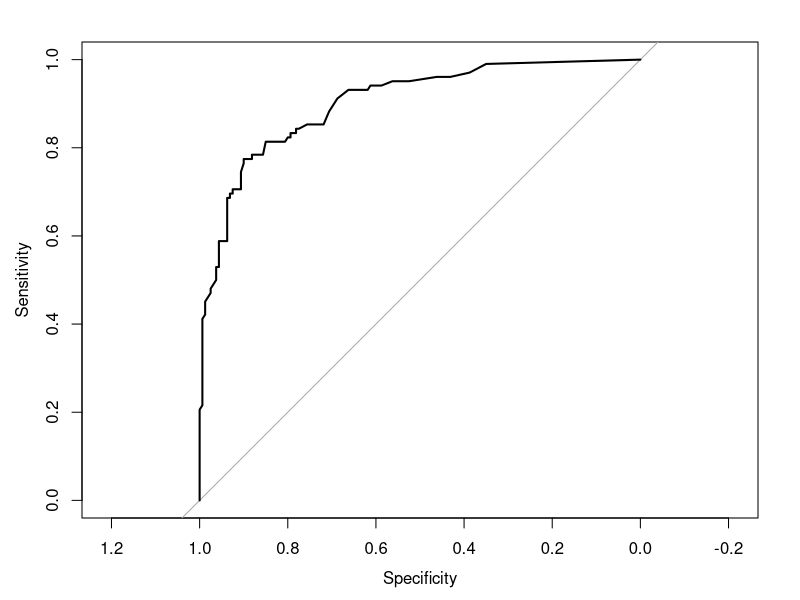
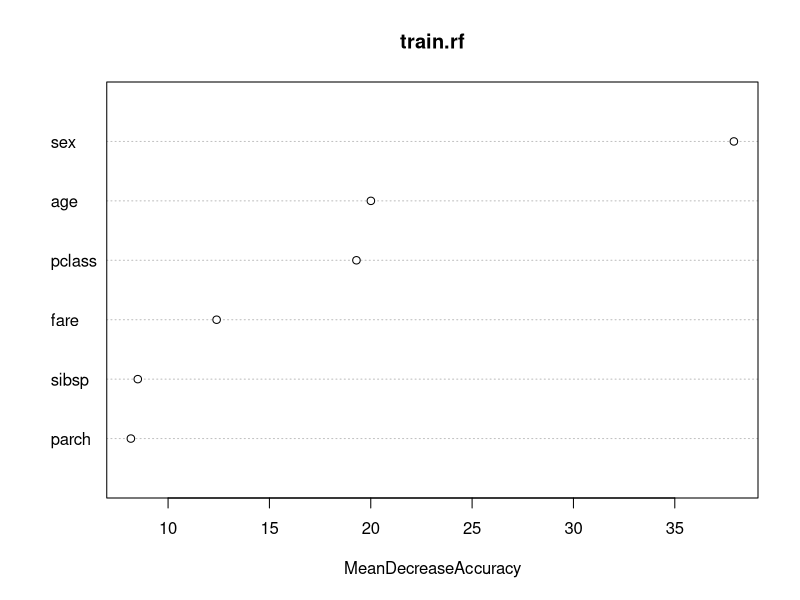
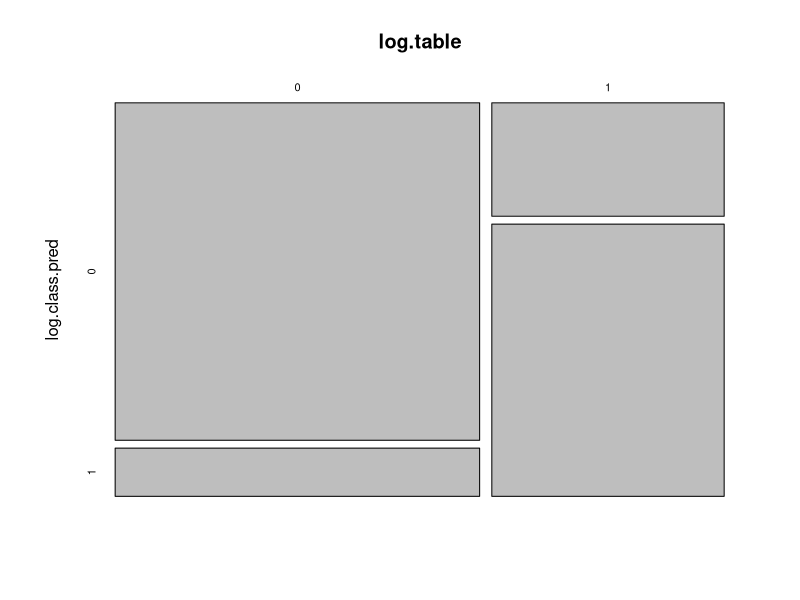
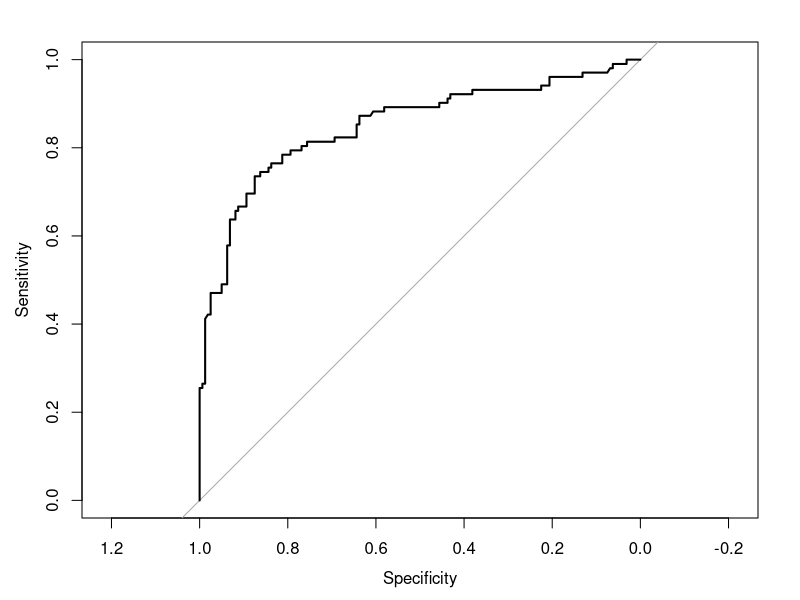
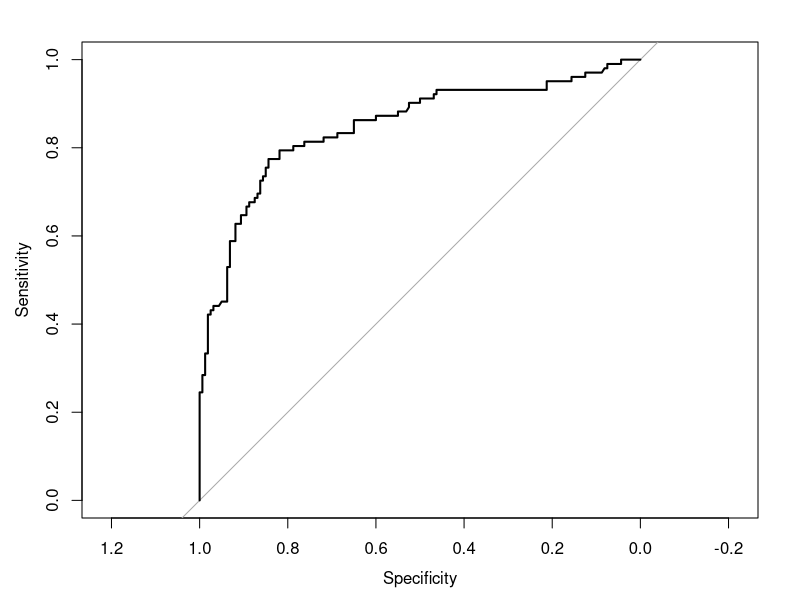
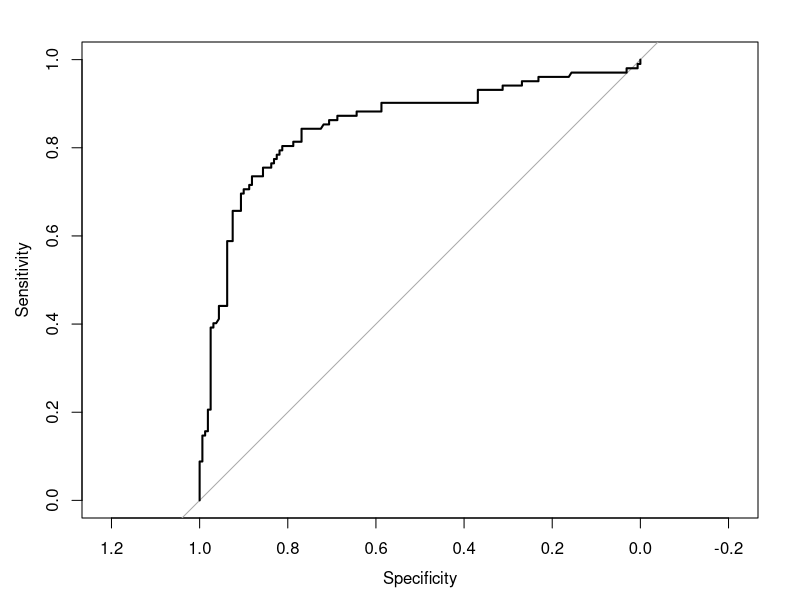

These charts were generated, in order, by the following R code:
## ---- chunk 1
#libraries are loaded here
library("randomForest")
library("pROC")
library("caret")
library("e1071")
## ---- chunk 2
#preprocessing
t.train <- read.csv(file="Titanic.Train.csv")
t.test <- read.csv(file="Titanic.Test.csv")
## ---- chunk 3
#your code for task 1 comes here 
train.rf <- randomForest(as.factor(survived) ~., data = t.train, ntree=100, importance=TRUE)

rf.class.pred <- predict(train.rf, t.test, type = "class")

table_pred <- table(rf.class.pred, t.test$survived)
accuracy <- sum(diag(table_pred)) / sum(table_pred)
print("accuracy of the random Forest")
print(accuracy)

rf.prob.pred <- predict(train.rf, t.test, type="prob")
plot.roc(t.test$survived, (rf.prob.pred[,1]))
train.auc <- auc(t.test$survived, (rf.prob.pred[,1]))
print("AUC of the ROC curve")
print(train.auc)
## ---- chunk 4
#your code for task 2 comes here 
importance(train.rf, type = 1)

varImpPlot(train.rf, type = 1)
## ---- chunk 5
#your code for task 3 comes here 
logistic <- train(as.factor(survived)~., t.train, method="glmnet", family="binomial")
varImp(logistic)
## ---- chunk 6
#your code for task 4 comes here 
log.class.pred <- predict(logistic, t.test)
log.table <- table(t.test$survived, log.class.pred)
print("confusion matraix")
plot(log.table)
log.accuracy <- sum(diag(log.table)) / sum(log.table)
print("accuracy of logistic regression model")
print(log.accuracy)

log.prob.pred <- predict(logistic, t.test, type = "prob")
plot.roc(t.test$survived, (log.prob.pred[,1]))
train.auc <- auc(t.test$survived, (log.prob.pred[,1]))
print("AUC of the ROC curve of logistic regression model")
print(train.auc)
## ---- chunk 7
#your code for task 5 comes here 
tuned.linear <- tune.svm(as.factor(survived) ~., data = t.train, cost=10^(-2:2), kernel="linear")
tuned.radial <- tune.svm(as.factor(survived) ~., data = t.train, gamma=10^(-2:2), kernel="radial")

tuned.linear$best.model
tuned.radial$best.model
## ---- chunk 8
#your code for task 6 comes here 
linear.svm <- svm(as.factor(survived)~., t.train, kernel="linear", cost=tuned.linear$best.parameters, gamma=0.083,probability = TRUE)

radial.svm<- svm(as.factor(survived)~., t.train, kernel="radial", cost=1, gamma=tuned.radial$best.parameters, probability = TRUE)

linear.pred <- predict(linear.svm, t.test)
linear.table <- table(t.test$survived, linear.pred)
linear.accuracy <- sum(diag(linear.table)) / sum(linear.table)
print("accuracy of linear svm with best parameters")
print(linear.accuracy)

rad.pred <- predict(radial.svm, t.test)
rad.table <- table(t.test$survived, rad.pred)
rad.accuracy <- sum(diag(rad.table)) / sum(rad.table)
print("accuracy of radial svm with best parameters")
print(rad.accuracy)

linear.prob.pred <- predict(linear.svm, t.test, probability = TRUE)

plot.roc(t.test$survived, attr(linear.prob.pred, "probabilities")[,1])
linear.auc <- auc(t.test$survived, attr(linear.prob.pred, "probabilities")[,1])
print("AUC of the ROC curve of linear svm with best parameters")
print(linear.auc)

svm.prob.pred <- predict(radial.svm, t.test, probability = TRUE)

plot.roc(t.test$survived, attr(svm.prob.pred, "probabilities")[,1])
train.auc <- auc(t.test$survived, attr(svm.prob.pred, "probabilities")[,1])
print("AUC of the ROC curve of radial svm with best parameters")
print(train.auc)
